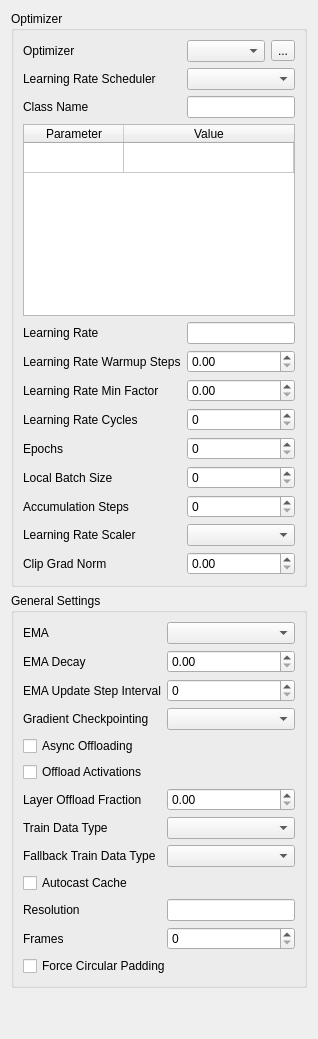
        <widget class="QFrame" name="verticalFrame">
         <layout class="QVBoxLayout" name="verticalLayout_4">
          <item>
           <widget class="QGroupBox" name="groupBox">
            <property name="title">
             <string>Optimizer</string>
            </property>
            <layout class="QGridLayout" name="gridLayout_2">
             <item row="4" column="0" colspan="3">
              <widget class="QTableWidget" name="tableWidget">
               <property name="enabled">
                <bool>true</bool>
               </property>
               <property name="toolTip">
                <string>Key-value pairs for an argument in your scheduler. Some special values can be used, wrapped in percent signs: LR, EPOCHS, STEPS_PER_EPOCH, TOTAL_STEPS, SCHEDULER_STEPS. Note that OneTrainer calls step() after every individual learning step, not every epoch, so what Torch calls 'epoch' you should treat as 'step'</string>
               </property>
               <property name="editTriggers">
                <set>QAbstractItemView::EditTrigger::AnyKeyPressed|QAbstractItemView::EditTrigger::EditKeyPressed|QAbstractItemView::EditTrigger::SelectedClicked</set>
               </property>
               <property name="selectionMode">
                <enum>QAbstractItemView::SelectionMode::NoSelection</enum>
               </property>
               <property name="showGrid">
                <bool>true</bool>
               </property>
               <property name="rowCount">
                <number>1</number>
               </property>
               <property name="columnCount">
                <number>2</number>
               </property>
               <attribute name="horizontalHeaderStretchLastSection">
                <bool>true</bool>
               </attribute>
               <attribute name="verticalHeaderVisible">
                <bool>false</bool>
               </attribute>
               <attribute name="verticalHeaderCascadingSectionResizes">
                <bool>false</bool>
               </attribute>
               <row/>
               <column>
                <property name="text">
                 <string>Parameter</string>
                </property>
               </column>
               <column>
                <property name="text">
                 <string>Value</string>
                </property>
               </column>
              </widget>
             </item>
             <item row="12" column="1" colspan="2">
              <widget class="QComboBox" name="scalerCmb">
               <property name="toolTip">
                <string>Selects the type of learning rate scaling to use during training. Functionally equated as: LR * SQRT(selection)</string>
               </property>
              </widget>
             </item>
             <item row="8" column="0">
              <widget class="QLabel" name="label_6">
               <property name="text">
                <string>Learning Rate Cycles</string>
               </property>
               <property name="buddy">
                <cstring>cyclesSbx</cstring>
               </property>
              </widget>
             </item>
             <item row="2" column="0">
              <widget class="QLabel" name="label_2">
               <property name="text">
                <string>Learning Rate Scheduler</string>
               </property>
               <property name="buddy">
                <cstring>schedulerCmb</cstring>
               </property>
              </widget>
             </item>
             <item row="6" column="0">
              <widget class="QLabel" name="label_4">
               <property name="text">
                <string>Learning Rate Warmup Steps</string>
               </property>
               <property name="buddy">
                <cstring>warmupStepsSbx</cstring>
               </property>
              </widget>
             </item>
             <item row="8" column="1" colspan="2">
              <widget class="QSpinBox" name="cyclesSbx">
               <property name="toolTip">
                <string>The number of learning rate cycles. This is only applicable if the learning rate scheduler supports cycles</string>
               </property>
               <property name="maximum">
                <number>999999999</number>
               </property>
              </widget>
             </item>
             <item row="3" column="0">
              <widget class="QLabel" name="schedulerLbl">
               <property name="enabled">
                <bool>true</bool>
               </property>
               <property name="text">
                <string>Class Name</string>
               </property>
               <property name="buddy">
                <cstring>schedulerClassLed</cstring>
               </property>
              </widget>
             </item>
             <item row="13" column="1" colspan="2">
              <widget class="QDoubleSpinBox" name="clipGradNormSbx">
               <property name="toolTip">
                <string>Clips the gradient norm. Leave empty to disable gradient clipping</string>
               </property>
               <property name="maximum">
                <double>999999999.000000000000000</double>
               </property>
              </widget>
             </item>
             <item row="7" column="0">
              <widget class="QLabel" name="label_5">
               <property name="text">
                <string>Learning Rate Min Factor</string>
               </property>
               <property name="buddy">
                <cstring>minFactorSbx</cstring>
               </property>
              </widget>
             </item>
             <item row="10" column="0">
              <widget class="QLabel" name="label_8">
               <property name="text">
                <string>Local Batch Size</string>
               </property>
               <property name="buddy">
                <cstring>batchSizeSbx</cstring>
               </property>
              </widget>
             </item>
             <item row="6" column="1" colspan="2">
              <widget class="QDoubleSpinBox" name="warmupStepsSbx">
               <property name="toolTip">
                <string>The number of steps it takes to gradually increase the learning rate from 0 to the specified learning rate. Values &gt;1 are interpeted as a fixed number of steps, values &lt;=1 are intepreted as a percentage of the total training steps (ex. 0.2 = 20% of the total step count)</string>
               </property>
               <property name="maximum">
                <double>999999999.000000000000000</double>
               </property>
              </widget>
             </item>
             <item row="7" column="1" colspan="2">
              <widget class="QDoubleSpinBox" name="minFactorSbx">
               <property name="toolTip">
                <string>Unit = float. Method = percentage. For a factor of 0.1, the final LR will be 10% of the initial LR. If the initial LR is 1e-4, the final LR will be 1e-5</string>
               </property>
               <property name="maximum">
                <double>999999999.000000000000000</double>
               </property>
              </widget>
             </item>
             <item row="0" column="2">
              <widget class="QToolButton" name="optimizerBtn">
               <property name="text">
                <string>...</string>
               </property>
              </widget>
             </item>
             <item row="13" column="0">
              <widget class="QLabel" name="label_11">
               <property name="text">
                <string>Clip Grad Norm</string>
               </property>
               <property name="buddy">
                <cstring>clipGradNormSbx</cstring>
               </property>
              </widget>
             </item>
             <item row="9" column="0">
              <widget class="QLabel" name="label_7">
               <property name="text">
                <string>Epochs</string>
               </property>
               <property name="buddy">
                <cstring>epochsSbx</cstring>
               </property>
              </widget>
             </item>
             <item row="3" column="1" colspan="2">
              <widget class="QLineEdit" name="schedulerClassLed">
               <property name="toolTip">
                <string>Python class module and name for the custom scheduler class, in the form of &lt;module&gt;.&lt;class_name&gt;</string>
               </property>
              </widget>
             </item>
             <item row="11" column="1" colspan="2">
              <widget class="QSpinBox" name="accumulationStepsSbx">
               <property name="toolTip">
                <string>Number of accumulation steps. Increase this number to trade batch size for training speed</string>
               </property>
               <property name="maximum">
                <number>999999999</number>
               </property>
              </widget>
             </item>
             <item row="9" column="1" colspan="2">
              <widget class="QSpinBox" name="epochsSbx">
               <property name="toolTip">
                <string>The number of epochs for a full training run</string>
               </property>
               <property name="maximum">
                <number>999999999</number>
               </property>
              </widget>
             </item>
             <item row="0" column="0">
              <widget class="QLabel" name="label">
               <property name="text">
                <string>Optimizer</string>
               </property>
               <property name="buddy">
                <cstring>optimizerCmb</cstring>
               </property>
              </widget>
             </item>
             <item row="5" column="0">
              <widget class="QLabel" name="label_3">
               <property name="text">
                <string>Learning Rate</string>
               </property>
              </widget>
             </item>
             <item row="12" column="0">
              <widget class="QLabel" name="label_10">
               <property name="text">
                <string>Learning Rate Scaler</string>
               </property>
               <property name="buddy">
                <cstring>scalerCmb</cstring>
               </property>
              </widget>
             </item>
             <item row="5" column="1" colspan="2">
              <widget class="QLineEdit" name="learningRateLed">
               <property name="toolTip">
                <string>The base learning rate</string>
               </property>
              </widget>
             </item>
             <item row="2" column="1" colspan="2">
              <widget class="QComboBox" name="schedulerCmb">
               <property name="toolTip">
                <string>Learning rate scheduler that automatically changes the learning rate during training</string>
               </property>
              </widget>
             </item>
             <item row="11" column="0">
              <widget class="QLabel" name="label_9">
               <property name="text">
                <string>Accumulation Steps</string>
               </property>
               <property name="buddy">
                <cstring>accumulationStepsSbx</cstring>
               </property>
              </widget>
             </item>
             <item row="10" column="1" colspan="2">
              <widget class="QSpinBox" name="batchSizeSbx">
               <property name="toolTip">
                <string>The batch size of one training step</string>
               </property>
               <property name="maximum">
                <number>999999999</number>
               </property>
              </widget>
             </item>
             <item row="0" column="1">
              <widget class="QComboBox" name="optimizerCmb">
               <property name="toolTip">
                <string>The type of optimizer</string>
               </property>
              </widget>
             </item>
            </layout>
           </widget>
          </item>
          <item>
           <widget class="QGroupBox" name="groupBox_4">
            <property name="title">
             <string>General Settings</string>
            </property>
            <layout class="QGridLayout" name="gridLayout_8">
             <item row="13" column="0" colspan="2">
              <widget class="QCheckBox" name="circularPaddingCbx">
               <property name="toolTip">
                <string>Enables circular padding for all conv layers to better train seamless images</string>
               </property>
               <property name="text">
                <string>Force Circular Padding</string>
               </property>
              </widget>
             </item>
             <item row="2" column="1">
              <widget class="QSpinBox" name="emaUpdateIntervalSbx">
               <property name="toolTip">
                <string>Number of steps between EMA update steps</string>
               </property>
               <property name="maximum">
                <number>999999999</number>
               </property>
              </widget>
             </item>
             <item row="4" column="0" colspan="2">
              <widget class="QCheckBox" name="asyncOffloadCbx">
               <property name="toolTip">
                <string>Enables Asynchronous offloading</string>
               </property>
               <property name="text">
                <string>Async Offloading</string>
               </property>
              </widget>
             </item>
             <item row="5" column="0" colspan="2">
              <widget class="QCheckBox" name="offloadActivationsCbx">
               <property name="toolTip">
                <string>Enables Activation Offloading</string>
               </property>
               <property name="text">
                <string>Offload Activations</string>
               </property>
              </widget>
             </item>
             <item row="3" column="0">
              <widget class="QLabel" name="label_35">
               <property name="text">
                <string>Gradient Checkpointing</string>
               </property>
               <property name="buddy">
                <cstring>gradientCheckpointingCmb</cstring>
               </property>
              </widget>
             </item>
             <item row="2" column="0">
              <widget class="QLabel" name="label_34">
               <property name="text">
                <string>EMA Update Step Interval</string>
               </property>
               <property name="buddy">
                <cstring>emaUpdateIntervalSbx</cstring>
               </property>
              </widget>
             </item>
             <item row="12" column="0">
              <widget class="QLabel" name="framesLbl">
               <property name="text">
                <string>Frames</string>
               </property>
               <property name="buddy">
                <cstring>framesSbx</cstring>
               </property>
              </widget>
             </item>
             <item row="8" column="0">
              <widget class="QLabel" name="label_38">
               <property name="text">
                <string>Fallback Train Data Type</string>
               </property>
               <property name="buddy">
                <cstring>fallbackDTypeCmb</cstring>
               </property>
              </widget>
             </item>
             <item row="0" column="1">
              <widget class="QComboBox" name="emaCmb">
               <property name="toolTip">
                <string>EMA averages the training progress over many steps, better preserving different concepts in big datasets</string>
               </property>
              </widget>
             </item>
             <item row="11" column="0">
              <widget class="QLabel" name="label_39">
               <property name="text">
                <string>Resolution</string>
               </property>
               <property name="buddy">
                <cstring>resolutionLed</cstring>
               </property>
              </widget>
             </item>
             <item row="0" column="0">
              <widget class="QLabel" name="label_32">
               <property name="text">
                <string>EMA</string>
               </property>
               <property name="buddy">
                <cstring>emaCmb</cstring>
               </property>
              </widget>
             </item>
             <item row="1" column="1">
              <widget class="QDoubleSpinBox" name="emaDecaySbx">
               <property name="toolTip">
                <string>Decay parameter of the EMA model. Higher numbers will average more steps. For datasets of hundreds or thousands of images, set this to 0.9999. For smaller datasets, set it to 0.999 or even 0.998</string>
               </property>
               <property name="maximum">
                <double>999999999.000000000000000</double>
               </property>
              </widget>
             </item>
             <item row="12" column="1">
              <widget class="QSpinBox" name="framesSbx">
               <property name="toolTip">
                <string>The number of frames used for training</string>
               </property>
               <property name="maximum">
                <number>999</number>
               </property>
              </widget>
             </item>
             <item row="7" column="0">
              <widget class="QLabel" name="label_37">
               <property name="text">
                <string>Train Data Type</string>
               </property>
               <property name="buddy">
                <cstring>trainDTypeCmb</cstring>
               </property>
              </widget>
             </item>
             <item row="7" column="1">
              <widget class="QComboBox" name="trainDTypeCmb">
               <property name="toolTip">
                <string>The mixed precision data type used for training. This can increase training speed, but reduces precision</string>
               </property>
              </widget>
             </item>
             <item row="11" column="1">
              <widget class="QLineEdit" name="resolutionLed">
               <property name="toolTip">
                <string>The resolution used for training. Optionally specify multiple resolutions separated by a comma, or a single exact resolution in the format &lt;width&gt;x&lt;height&gt;</string>
               </property>
              </widget>
             </item>
             <item row="6" column="0">
              <widget class="QLabel" name="label_36">
               <property name="text">
                <string>Layer Offload Fraction</string>
               </property>
               <property name="buddy">
                <cstring>layerOffloadFractionSbx</cstring>
               </property>
              </widget>
             </item>
             <item row="9" column="0" colspan="2">
              <widget class="QCheckBox" name="autocastCacheCbx">
               <property name="toolTip">
                <string>Enables the autocast cache. Disabling this reduces memory usage, but increases training time</string>
               </property>
               <property name="text">
                <string>Autocast Cache</string>
               </property>
              </widget>
             </item>
             <item row="3" column="1">
              <widget class="QComboBox" name="gradientCheckpointingCmb">
               <property name="toolTip">
                <string>Enables gradient checkpointing. This reduces memory usage, but increases training time</string>
               </property>
              </widget>
             </item>
             <item row="1" column="0">
              <widget class="QLabel" name="label_33">
               <property name="text">
                <string>EMA Decay</string>
               </property>
               <property name="buddy">
                <cstring>emaDecaySbx</cstring>
               </property>
              </widget>
             </item>
             <item row="6" column="1">
              <widget class="QDoubleSpinBox" name="layerOffloadFractionSbx">
               <property name="toolTip">
                <string>Enables offloading of individual layers during training to reduce VRAM usage. Increases training time and uses more RAM. Only available if checkpointing is set to CPU_OFFLOADED. values between 0 and 1, 0=disabled</string>
               </property>
               <property name="maximum">
                <double>1.000000000000000</double>
               </property>
               <property name="singleStep">
                <double>0.100000000000000</double>
               </property>
              </widget>
             </item>
             <item row="8" column="1">
              <widget class="QComboBox" name="fallbackDTypeCmb">
               <property name="toolTip">
                <string>The mixed precision data type used for training stages that don't support float16 data types. This can increase training speed, but reduces precision</string>
               </property>
              </widget>
             </item>
            </layout>
           </widget>
          </item>
          <item>
           <spacer name="verticalSpacer">
            <property name="orientation">
             <enum>Qt::Orientation::Vertical</enum>
            </property>
            <property name="sizeHint" stdset="0">
             <size>
              <width>20</width>
              <height>40</height>
             </size>
            </property>
           </spacer>
          </item>
         </layout>
        </widget>
